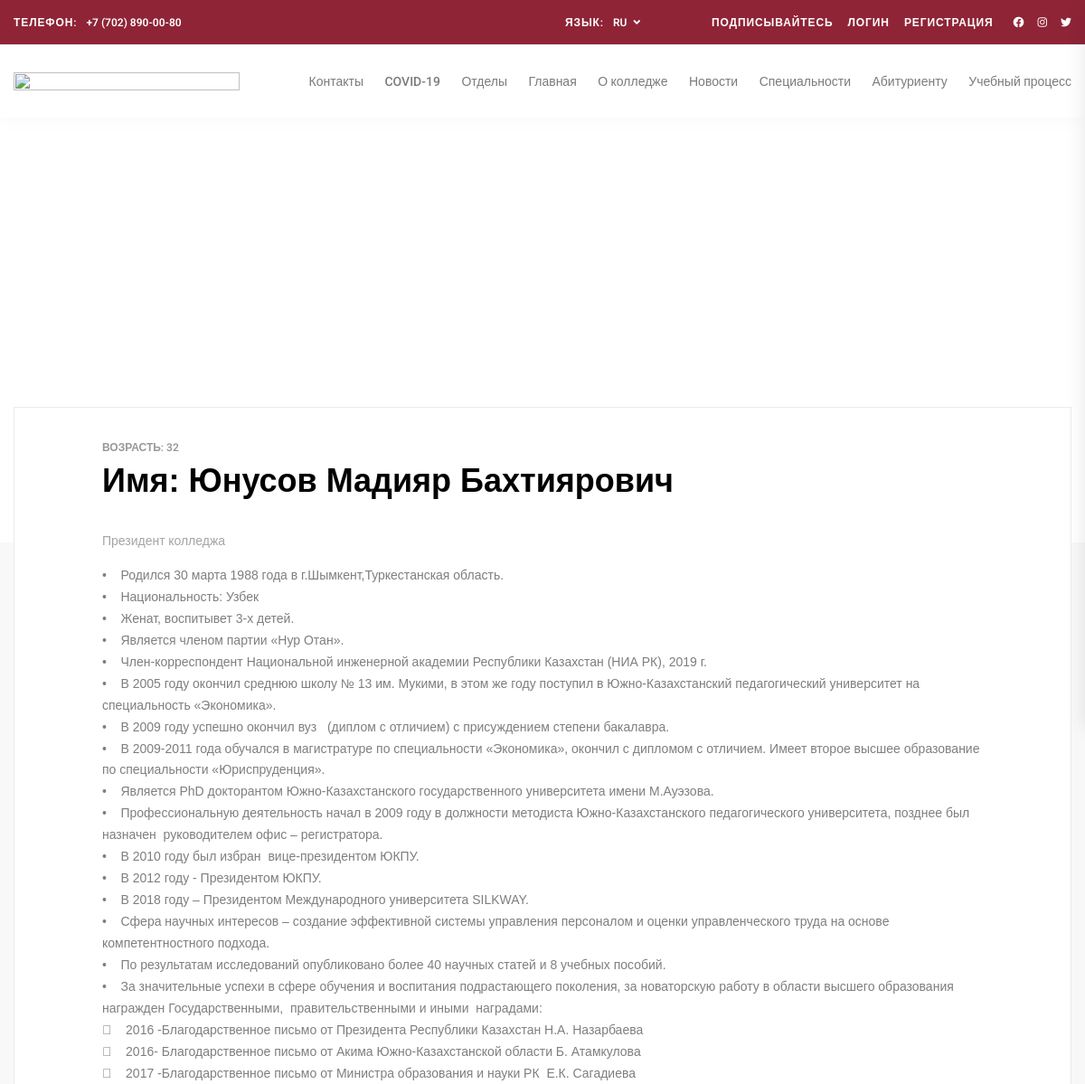
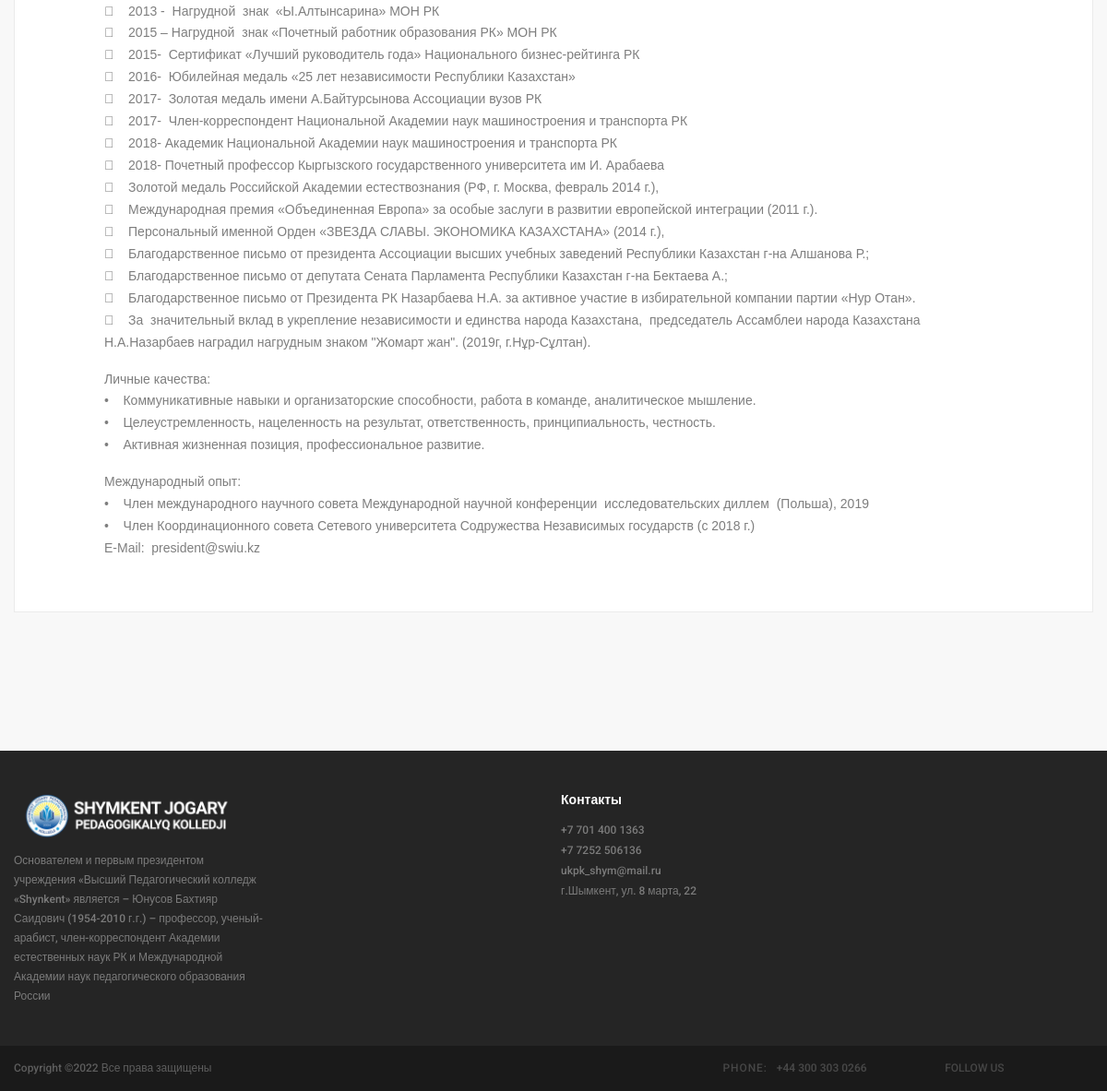
Screenshot of /ru/employes/g/1/ with the database file from the repository (2 pictures, top to bottom).
### page/models.py (models this page shows, shortened)
class PageCategory(models.Model):
    name = models.CharField('НАзвани катоегрий',max_length=255)
    linkto = models.CharField('Ссылка на чего либо',default=0,max_length=255,blank=True,null=True)
    order = models.IntegerField('Филтрация',default=0)
    class Meta:
        verbose_name = "Категория Страницы"
        verbose_name_plural = "Категорий Страницы"

### employeesapp/models.py (models this page shows, shortened)
class Government(models.Model):
    name = models.CharField('Имя', max_length=255)
    age = models.IntegerField('Возраст')
    position = models.CharField('Должность', max_length=255)
    isimp = models.BooleanField('Важность')
    about = RichTextField('Описание', default="Пишите описание")
    photo = models.ImageField('Фото', upload_to='government/')
    order = models.IntegerField('Филтрация')
    class Meta:
        verbose_name = 'Руководство колледжа'
        verbose_name_plural = 'Руководство колледжа'

### employeesapp/views.py (the view)
# urls.py: path('g/<int:pk>/',gDetailView,name="gDetailView")
def gDetailView(request,pk):
    government = Government.objects.get(id=pk)
    data = {
        'government':government,
    }
    return render(request,'government/single-page.html',data)

### sapp/context_proccers.py (called while the page is built)
def page_category(request):
    pageCats = PageCategory.objects.all().order_by('order')
    return {
        'pageCats':pageCats
    }

### sapp/templatetags/snp.py (called while the page is built)
@register.filter_function
def order_bys(queryset, args):
    args = [x.strip() for x in args.split(',')]
    return queryset.order_by(*args)

### templates/government/single-page.html (shortened to what this page needs)
{% extends 'layouts/app2.html' %}
{% load static %}
  {% load i18n %}
  {% load snp %}
{% block content %}
<div class="blog_top_image">
    <div class="blog_top">
        <div class="blog_background parallax-window" data-parallax="scroll" data-image-src="{{ government.photo.url }}" data-speed="0.8"></div>
    </div>
</div>
<div class="blog_container">
    <div class="container">
        <div class="row blog_content_row">
            <div class="col">
                <div class="blog_content">
                    <div class="blog_post_title_container">
                        <div class="blog_category"><a href="#">Возрасть: {{government.age}}</a></div>
                        <div class="blog_title">Имя: {{government.name}}</div>
                    </div>
                    <div class="blog_text">
                        {{government.position}}
                    </div>
                 <div>
                     {% autoescape off %}<p class="blog__description mt-2">
                       {{ government.about }}
                    </p>
                     {% endautoescape %}
                </div>
                </div>
            </div>
        </div>
    </div>
</div>
{% endblock %}

### templates/layouts/app2.html (shortened to what this page needs)
{% load static %}
{% load i18n %}
{% load snp %}
<!DOCTYPE html>
<html lang="en">
<head>
<link rel="stylesheet" type="text/css" href="{% static 'styles/bootstrap4/bootstrap.min.css' %}">
<link href="{% static 'plugins/font-awesome-4.7.0/css/fontawesome.css' %}" rel="stylesheet" type="text/css">
<link rel="stylesheet" type="text/css" href="{% static 'plugins/OwlCarousel2-2.2.1/owl.carousel.css' %}">
<link rel="stylesheet" type="text/css" href="{% static 'plugins/OwlCarousel2-2.2.1/owl.theme.default.css' %}">
<link rel="stylesheet" type="text/css" href="{% static 'plugins/OwlCarousel2-2.2.1/animate.css' %}">
<link rel="stylesheet" href="https://unpkg.com/swiper/swiper-bundle.css" />
<link rel="stylesheet" href="https://unpkg.com/swiper/swiper-bundle.min.css" />
<link rel="stylesheet" type="text/css" href="{% static 'styles/main_styles.css' %}">
<link rel="stylesheet" type="text/css" href="{% static 'styles/responsive.css' %}">
<link href="{% static 'plugins/video-js/video-js.css' %}" rel="stylesheet" type="text/css">
<link rel="stylesheet" type="text/css" href="{% static 'styles/custom.css' %}">
</head>
<body>
<div class="super_container">
	<header class="header">
		<div class="top_bar">
			<div class="top_bar_container">
				<div class="container">
					<div class="row">
						<div class="col">
							<div class="top_bar_content d-flex flex-row align-items-center justify-content-start">
								<div class="top_bar_phone"><span class="top_bar_title">{% trans 'Телефон:' %}</span>+7 (702) 890-00-80</div>
								<div class="top_bar_right ml-auto">
									<div class="top_bar_lang">
										<span class="top_bar_title">{% trans 'Язык:' %}</span>
                             <form action="{% url 'set_language' %}" method="POST" >
										<ul class="lang_list">
                                        {% get_current_language as LANGUAGE_CODE %}
                                            <li class="hassubs">
												<a style="text-transform:uppercase" href="#">{{LANGUAGE_CODE}}<i class="fa fa-angle-down" aria-hidden="true"></i></a>
                                                    {% get_available_languages as LANGUAGES %}
                                                    {% get_language_info_list for LANGUAGES as languages %}
											</li>
										</ul>
                              </form>
									</div>
									<div class="top_bar_social">
										<span class="top_bar_title social_title">{% trans 'Подписывайтесь' %}</span>
										{% if request.user.is_authenticated %}
										<span class="top_bar_title social_title"><a href="{% url 'sapp:login' %}">{{request.user}}</a></span>
                                        <span class="top_bar_title social_title"><a href="{% url 'PageCategoryListView' %}">Конструктор</a></span>
										<span class="top_bar_title social_title"><a href="{% url 'sapp:logout' %}">{% trans 'Выйти' %}</a></span>
										{% else %}
										<span class="top_bar_title social_title"><a href="{% url 'sapp:login' %}">{% trans 'Логин' %}</a></span>
										<span class="top_bar_title social_title"><a href="{% url 'sapp:register' %}">{% trans 'Регистрация' %}</a></span>
										{% endif %}
										<ul>
											<li><a href="https://www.facebook.com/Shym.kolledj"><i style="color:white" class="fab fa-facebook" aria-hidden="true"></i></a></li>
											<li><a href="https://www.instagram.com/shym_kolledj/"><i style="color:white" class="fab fa-instagram" aria-hidden="true"></i></a></li>
											<li><a href="#"><i style="color:white" class="fab fa-twitter" aria-hidden="true"></i></a></li>
										</ul>
									</div>
								</div>
							</div>
						</div>
					</div>
				</div>
			</div>
		</div>
		<div class="header_container">
			<div class="container">
				<div class="row">
					<div class="col">
						<div class="header_content d-flex flex-row align-items-center justify-content-start">
							<div class="logo_container mr-auto">
								<a href="/">
									<div class="logo_text">
                                        <img class="logo_img" src="{% static 'images/new/dark.png' %}" alt="">
                                    </div>
								</a>
							</div>
							<nav class="main_nav_contaner">
								<ul class="main_nav">
                                    {% for cat in pageCats|order_bys:'order' %}
                                    <li class="main_nav__item"><a href="{% if cat.linkto != '0' %} {{cat.linkto}} {% endif %}">{{cat.name}}</a>
                                    </li>
                                    {% endfor %}
								</ul>
							</nav>
						</div>
					</div>
				</div>
			</div>
		</div>
	</header>
	{% block content %}
    {% endblock %}
	<footer class="footer">
		<div class="footer_body">
			<div class="container">
				<div class="row">
					<div class="col-lg-3 footer_col">
						<div class="">
							<div class="logo_text">
								<img class="logo_img" src="{% static 'images/new/light.png' %}" alt="">
							</div>
							<ul class="footer_list">
								<li><a href="">
                                    {% trans "Основателем и первым президентом учреждения «Высший Педагогический колледж «Shynkent»   является – Юнусов Бахтияр Саидович (1954-2010 г.г.) – профессор, ученый-арабист, член-корреспондент Академии естественных наук РК и Международной Академии наук педагогического образования России" %}
								</a></li>
							</ul>
						</div>
					</div>
					<div class="col-lg-2 offset-lg-3 footer_col">
						<div>
							<div class="footer_title">{% trans 'Контакты' %}</div>
							<ul class="footer_list">
								<li><a href="#">+7 701 400 1363</a></li>
								<li><a href="#">+7 7252 506136</a></li>
								<li><a href="#">ukpk_shym@mail.ru</a></li>
								<li><a href="#">{% trans 'г.Шымкент, ул. 8 марта, 22' %}</a></li>
							</ul>
						</div>
					</div>
				</div>
			</div>
		</div>
		<div class="copyright">
			<div class="container">
				<div class="row">
					<div class="col">
						<div class="copyright_content d-flex flex-md-row flex-column align-items-md-center align-items-start justify-content-start">
							<div class="cr">
Copyright &copy;<script>document.write(new Date().getFullYear());</script> Все права защищены </div>
							<div class="cr_right ml-md-auto">
								<div class="footer_phone"><span class="cr_title">phone:</span>+44 300 303 0266</div>
								<div class="footer_social">
									<span class="cr_social_title">follow us</span>
									<ul>
										<li><a href="#"><i class="fa fa-facebook" aria-hidden="true"></i></a></li>
										<li><a href="#"><i class="fa fa-instagram" aria-hidden="true"></i></a></li>
										<li><a href="#"><i class="fa fa-twitter" aria-hidden="true"></i></a></li>
									</ul>
								</div>
							</div>
						</div>
					</div>
				</div>
			</div>
		</div>
	</footer>
</div>
</body>
</html>

### static/styles/custom.css (style rules this page uses)
.logo_img { height: 100%; width:100%; }
.logo_text { width: 250px; }
.container { max-width: 1400px; }
:root { --yellow: #feb60a; --red: #ff0062; --blue: #00dbf9; --violet: #da00f7; }
.top_bar_right { display: flex; align-items: center; }
.top_bar_lang { display: flex; }

### rows the page displays
PageCategory: name "Контакты"
PageCategory: name "COVID-19"
PageCategory: name "Отделы"
PageCategory: name "Главная"
PageCategory: name "О колледже"
PageCategory: name "Новости"
PageCategory: name "Специальности"
PageCategory: name "Абитуриенту"
PageCategory: name "Учебный процесс"
Government: age "32", name "Юнусов Мадияр Бахтиярович", position "Президент колледжа", about "• Родился 30 марта 1988 года в г.Шымкент,Туркестанская область. • Национальность: Узбек • Женат, воспитывет 3-х детей. • Является членом партии «Нур Отан». • Член-корреспондент Национальной инженерной академии Республики Казахстан (НИА РК), 2019 г. • В 2005 году окончил среднюю школу № 13 им. Мукими, в этом же году поступил в Южно-Казахстанский педагогический университет на специальность «Экономика». • В 2009 году успешно окончил вуз (диплом с отличием) с присуждением степени бакалавра. • В 2009-2011 года обучался в магистратуре по специальности «Экономика», окончил с дипломом с отличием. Имеет второе высшее образование по специальности «Юриспруденция». • Является PhD докторантом…"

### other values shown
{{ LANGUAGE_CODE }} "RU"
